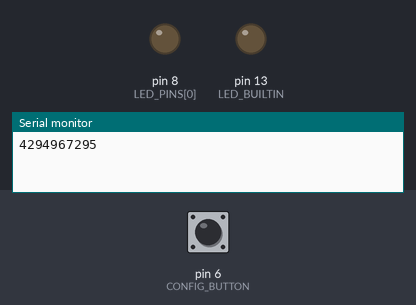
A sketch run on a simulated Arduino Uno, built with avr-gcc and run on an emulated ATmega328P. Parts: output pins drawn as LEDs (lit = HIGH), the last lines printed to the serial monitor. Dashed ring = blinking. The inputs (shaded band) are chosen by the test bench; at power-on: pin 6 (CONFIG_BUTTON) HIGH.

Above: at 1.2 s.
1.3 s: pin 6 (CONFIG_BUTTON) pulled LOW for 0.15 s
At 1.45 s:
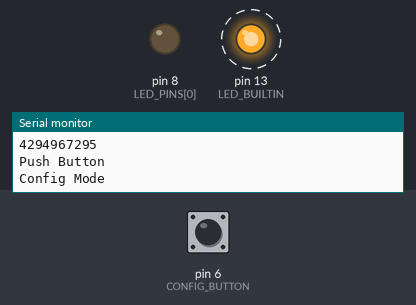
Timing chart, 0 to 10.3 s (numbered marks = the images above; inputs shaded):
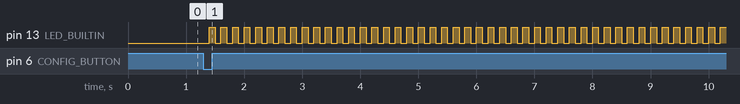

The sketch:

ir-auto-register-1LED.ino
```cpp
/*************************************************************************************************
 *  Created By: Tauseef Ahmad
 *  Created On: 20 May, 2023
 *
 *  YouTube Video: https://youtu.be/m-CE0_o_epc
 *  My Channel: https://www.youtube.com/channel/UCOXYfOHgu-C-UfGyDcu5sYw/
 *
 *  *********************************************************************************************
 *  Preferences--> Aditional boards Manager URLs :
 *  For ESP32 (2.0.3):
 *  https://raw.githubusercontent.com/espressif/arduino-esp32/gh-pages/package_esp32_index.json
 *  *********************************************************************************************
 *  Install the following libraries :
 *  2. IRremote https://github.com/Arduino-IRremote/Arduino-IRremote version 4.1.2
 ***********************************************************************************************/

#include <EEPROM.h>
#include <IRremote.h>

#define CONFIG_BUTTON 6
#define IR_RECEIVE_PIN 7

const uint8_t LED_PINS[] = {8};
const uint8_t NUM_HEX_CODES = 1;

uint32_t      hex_codes[NUM_HEX_CODES];
const uint8_t NUM_LEDS = sizeof(LED_PINS) / sizeof(LED_PINS[0]);


void setup() {
  Serial.begin(115200);

  IrReceiver.begin(IR_RECEIVE_PIN); // Start the IR receiver
  pinMode(LED_BUILTIN, OUTPUT);
  pinMode(CONFIG_BUTTON, INPUT_PULLUP);

  // Set LED pins as OUTPUT
  for (uint8_t i = 0; i < NUM_LEDS; i++) {
    pinMode(LED_PINS[i], OUTPUT);
  }

  //read IR Codes
  EEPROM.get(0, hex_codes);
  for(uint8_t i = 0; i < NUM_HEX_CODES; i++) {
    Serial.print(hex_codes[i]); Serial.println();
  }
}

void loop() {
  //-----------------------------------------------------------------------------
  // check if boot button is pressed to enter config mode
  if(digitalRead(CONFIG_BUTTON) == LOW) {
    delay(100); // Key debounce handling
    Serial.println("Push Button");
    enterConfigMode();
  }
  //-----------------------------------------------------------------------------
  // normal mode, check if any registered hex code is received
  if(IrReceiver.decode()) {
    uint32_t ir_code = IrReceiver.decodedIRData.command;
    Serial.println(ir_code);
    for (uint8_t i = 0; i < NUM_HEX_CODES; i++) {
      if (ir_code == hex_codes[i]) {
        digitalWrite(LED_PINS[i], !digitalRead(LED_PINS[i]));
      }
    }

    delay(1000);
    IrReceiver.resume();
  }
  //-----------------------------------------------------------------------------
}


void enterConfigMode() {
  Serial.println("Config Mode");
  uint8_t i = 0;
  uint32_t last_ir_code = 0;

  while(i < NUM_HEX_CODES) {
    if (IrReceiver.decode()) {
      uint32_t ir_code = IrReceiver.decodedIRData.command;
      //-------------------------------------------------------------------
      if(ir_code != 0 and ir_code != last_ir_code ) {
        hex_codes[i] = ir_code;
        IrReceiver.resume(); // receive the next value

        Serial.println(ir_code);
        last_ir_code = ir_code;
        digitalWrite(LED_BUILTIN, LOW); delay(3000);
        i++;
      }
      //-------------------------------------------------------------------
    } else {
      digitalWrite(LED_BUILTIN, HIGH);
      delay(100);
      digitalWrite(LED_BUILTIN, LOW);
      delay(100);
    }
  }
  //save IR Codes
  EEPROM.put(0, hex_codes);

  Serial.println("Normal Mode");
  digitalWrite(LED_BUILTIN, HIGH);

}
```

Measured:
- after the input at 1.3 s, pin 13 (LED_BUILTIN): alternates HIGH for 0.10 s and LOW for 0.10 s, starting after 0.10 s
